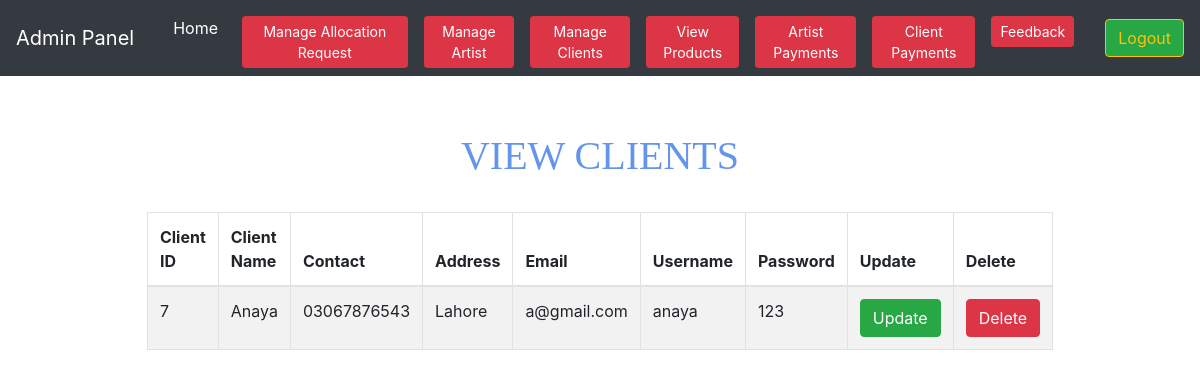
The page /admin/manageClients.php on the database its author committed.
### tables this page shows
CREATE TABLE `client` (
  `client_id` int(200) NOT NULL,
  `clientName` varchar(200) NOT NULL,
  `Contact_no` varchar(200) NOT NULL,
  `Address` varchar(200) NOT NULL,
  `Email` varchar(200) NOT NULL,
  `Username` varchar(200) NOT NULL,
  `password` varchar(200) NOT NULL
);

### admin/manageClients.php (the view, shortened to what this page needs)
<?php
require '../database.php';
include_once('adminheader.php');
?>
<!Doctype html>
	<html>
	<head>
	</head>
<center>
	<br><br>
<h1>View Clients</h1>
<br>
<div class="table-responsive">
<table class=" table table-striped table-bordered w-75">
	<thead>
<tr>
<th>Client ID</th>
<th>Client Name</th>
<th>Contact</th>
<th>Address</th>
<th>Email</th>
<th>Username</th>
<th>Password</th>
<th>Update</th>
<th>Delete</th>
</tr>
</thead>
<?PHP
				$query = "SELECT * FROM client";
			$results=mysqli_query($connection,$query);
				if($results){
				if(mysqli_num_rows($results)){
					while($row = mysqli_fetch_object($results))
					{
						$clientid = $row->client_id;
						$FullName = $row->clientName;
						$Contact_no = $row->Contact_no;
						$Address = $row->Address;
						$Email = $row->Email;
						$Username = $row->Username;
						$password = $row->password;
								?>
						<tbody>
						<tr>
						<td><?php echo ($clientid); ?> </td>
						<td><?php echo ($FullName); ?> </td>
						<td><?php echo ($Contact_no); ?></td>
						<td><?php echo ($Address); ?> </td>
						<td><?php echo ($Email); ?> </td>
						<td><?php echo ($Username); ?>  </td>
						<td><?php echo ($password); ?>  </td>
						<td>
						<form method="post" action="updateClient.php">
						<button class="btn btn-success" name="update">Update</button>
						</td>
						<td>
						<button class="btn btn-danger" name="delete">Delete</button>
						</td>
			</tr>
		</tbody>
								<?php
							}
					}else{ echo 'No Record available';}
				}else{ echo 'database error';}
?>
</table>
</div>
</center>
</body>
</html>

### admin/manageClients.php (style rules this page uses)
h1 { text-align: center; text-transform: uppercase; color: cornflowerblue; margin-top: 8px; font-family: ui-sans-serif; }

### rows shown on the page
client: client_id "7", clientName "Anaya", Contact_no "03067876543", Address "Lahore", Email "a@gmail.com", Username "anaya", password "123"
